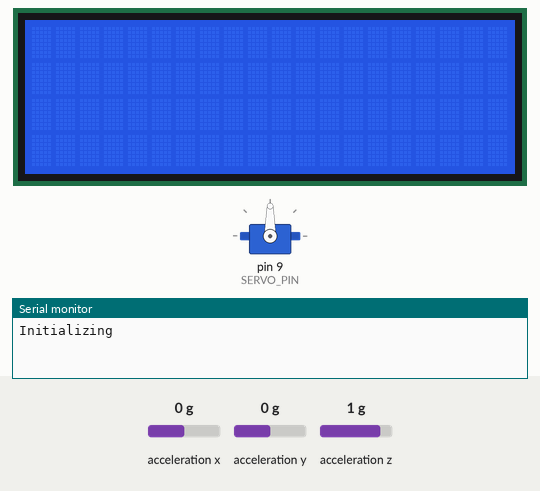
A sketch run on a simulated Arduino Uno, built with avr-gcc and run on an emulated ATmega328P. On the bench: 20×4 character LCD, servo, the last lines printed to the serial monitor. Inputs (shaded band) come from the test bench; at power-on: acceleration x 0 g, acceleration y 0 g, acceleration z 1 g.

Above: at 8.2 s.
8.3 s: acceleration x set to -0.8 g
At 9.0 s:
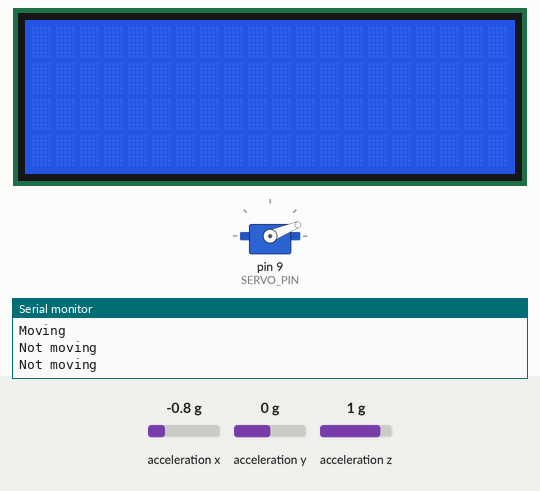
9.9 s: acceleration x set to 0.8 g
At 11.2 s:
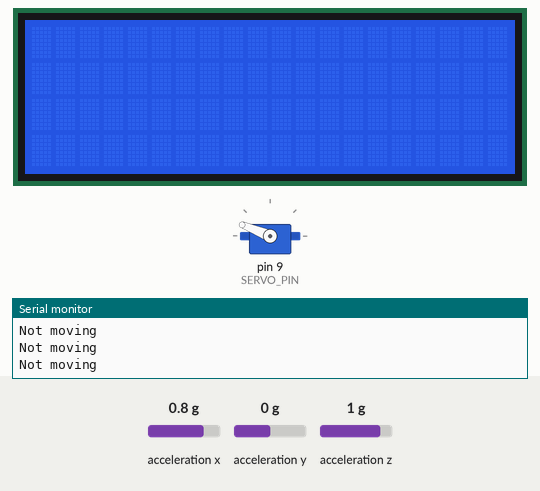
Timing chart, 0 to 12.9 s (numbered marks = the images above; inputs shaded):
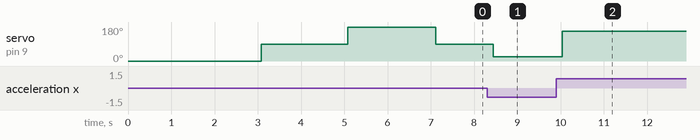

Measured:
- after the input at 8.3 s, servo on pin 9 (SERVO_PIN): 90° → 22° after 0.15 s
- after the input at 9.9 s, servo on pin 9 (SERVO_PIN): 22° → 158° after 0.14 s

The sketch:

Class_Exercise_3_sensor.ino
```cpp
// (licence header left out)
/**
 * required by APDS and AXDL and display
 */
#include <Wire.h>

/**
 * APDS CONFIG PART
 */
#include <SparkFun_APDS9960.h>
#define APDS9960INT 2 // Interrupt pin
SparkFun_APDS9960 apds = SparkFun_APDS9960();
int isrFlag = 0;

/**
 * AXDL CONFIG PART
 */
#include <ADXL345.h>
ADXL345 adxl; // variable adxl is an instance of the ADXL345 library
int x, y, z;
int xBefore;

/**
 * Display CONFIG PART
 */
#include <LiquidCrystal_I2C.h>
LiquidCrystal_I2C lcd(0x27, 20, 4);

/**
 * Servo config part
 */
#include <Servo.h>
#define SERVO_PIN 9
Servo myservo; // create servo object to control a servo
int pos = 0;   // variable to store the servo positio

void servoConfig() {
  myservo.attach(SERVO_PIN); // attaches the servo on pin 9 to the servo object
  myservo.write(0);
  delay(2000);
  myservo.write(90);
  delay(2000);
  myservo.write(180);
  delay(2000);
  myservo.write(90);
}

void displayConfig() {
  lcd.init();

  lcd.backlight();

  printToLCDString(lcd, 1, 1, "--Initialization--");
  delay(1000);
  lcd.clear();
}

void printToLCDString(LiquidCrystal_I2C lcd, int col, int row, String message) {
  lcd.setCursor(col, row);
  lcd.print(message);
}

void breakLine(int overAllSteps, int actualStep) {
  char steps[overAllSteps + 2] = {};
  char underSteps[overAllSteps + 2] = {};
  char str[20];

  // get all steps
  for (int i = 0; i < overAllSteps; i++) {
    // do not display last step
    if (i == actualStep) {
      steps[i] = ' ';
      underSteps[i] = '-';
      continue;
    }

    steps[i] = '-';
    underSteps[i] = ' ';
  }

  strcpy(str, steps);
  printToLCDString(lcd, 1, 1, str);

  strcpy(str, underSteps);
  printToLCDString(lcd, 1, 2, str);
}

/**
 * Configures APDS sensor
 *
 * Part copied from axdl library demo
 */
void axdlConfig() {
  adxl.powerOn();

  // set activity/ inactivity thresholds (0-255)
  adxl.setActivityThreshold(75);   // 62.5mg per increment
  adxl.setInactivityThreshold(75); // 62.5mg per increment
  adxl.setTimeInactivity(10); // how many seconds of no activity is inactive?

  // look of activity movement on this axes - 1 == on; 0 == off
  adxl.setActivityX(1);

  adxl.setInactivityX(0);
}

/**
 * Configures APDS sensor
 *
 * Part copied from GestureTest of APDS 9960 lib.
 */
void apdsConfig() {
  // Set interrupt pin as input
  pinMode(APDS9960INT, INPUT);

  // Initialize Serial port
  Serial.println();
  Serial.println(F("--------------------------------"));
  Serial.println(F("SparkFun APDS-9960 - Configuration"));
  Serial.println(F("--------------------------------"));

  // Initialize interrupt service routine
  attachInterrupt(0, interruptRoutine, FALLING);

  // Initialize APDS-9960 (configure I2C and initial values)
  if (apds.init()) {
    Serial.println(F("APDS-9960 initialization complete"));
  } else {
    Serial.println(F("Something went wrong during APDS-9960 init!"));
  }

  // Start running the APDS-9960 gesture sensor engine
  if (apds.enableGestureSensor(true)) {
    Serial.println(F("Gesture sensor is now running"));
  } else {
    Serial.println(F("Something went wrong during gesture sensor init!"));
  }
}

/**
 * Loop functionality for APDS
 * Part copied from GestureTest of APDS 9960 lib.
 */
void checkApds() {
  if (isrFlag == 1) {
    detachInterrupt(0);
    handleGesture();
    isrFlag = 0;
    attachInterrupt(0, interruptRoutine, FALLING);
  }
}

/**
 * Loop functionality for APDS
 * Part copied from axdl library demo
 */
void checkAxdl() {
  // read the accelerometer values and store them in variables  x
  adxl.readXYZ(&x, &y, &z);
}

void interruptRoutine() { isrFlag = 1; }

/**
 * Provides certain functionality on
 * recorded gesture
 */
void handleGesture() {
  if (apds.isGestureAvailable()) {
    switch (apds.readGesture()) {
    case DIR_UP:
      Serial.println("UP");
      break;
    case DIR_DOWN:
      Serial.println("DOWN");
      break;
    case DIR_LEFT:
      Serial.println("LEFT");
      break;
    case DIR_RIGHT:
      Serial.println("RIGHT");
      break;
    case DIR_NEAR:
      Serial.println("NEAR");
      break;
    case DIR_FAR:
      Serial.println("FAR");
      break;
    default:
      Serial.println("NONE");
    }
  }
}

int calculateStep() {
  // check if we are in plus or minus numbers
  if (x > 0) {
    return x / 30 + 7;
  } else {
    int plusX = x * -1;
    return 7 - plusX / 30;
  }
}

int calculateServo() {
  if (abs(xBefore - x) > 10) {
    xBefore = x;
    return map(x, -255, 255, 5, 175);
  } else {
    return 300;
  }
}

void setup() {
  Serial.begin(9600);
  Serial.println("Initializing");

  // apdsConfig();
  axdlConfig();
  displayConfig();
  servoConfig();
}

void loop() {
  // checkApds();
  checkAxdl();
  breakLine(17, calculateStep());

  char str[20];
  sprintf(str, "%d", x);

  printToLCDString(lcd, 1, 3, "      ");
  printToLCDString(lcd, 1, 3, str);

  if ((x > 0 && x < 250) || (x < 0 && x > -250)) {
    pos = calculateServo();
    if (pos != 300) {
      myservo.write(pos);
      Serial.println("Moving");
    }else{
      Serial.println("Not moving");
    }
  }

  // sprintf(str, "%d", calculateServo());
  // Serial.println(str);

  delay(220);
}
```
